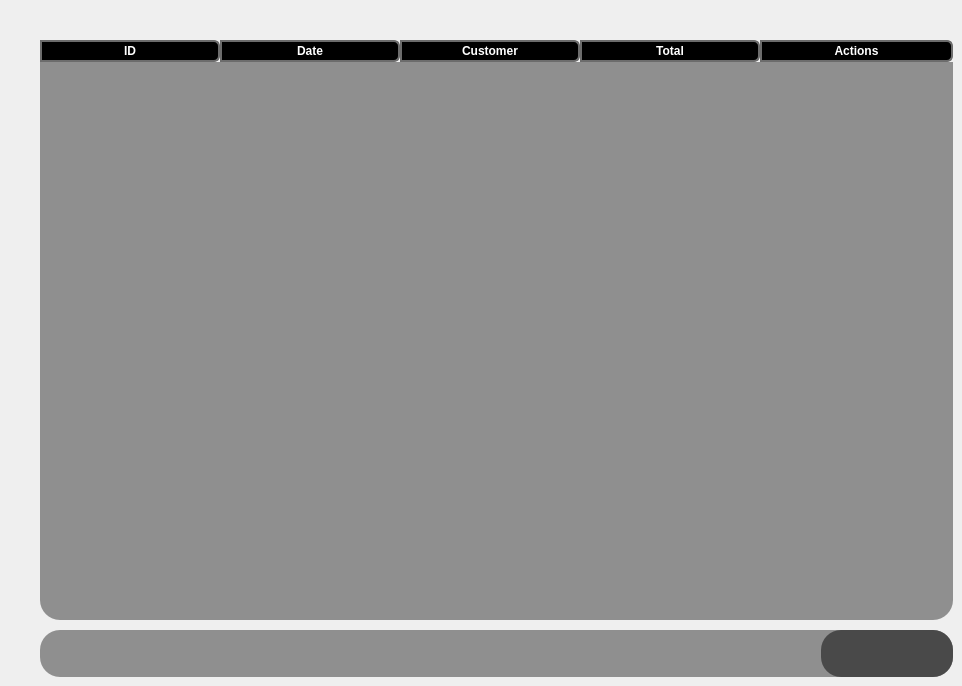
       <widget class="QWidget" name="Facture_Advanced">
        <attribute name="title">
         <string>Advanced</string>
        </attribute>
        <widget class="QTableWidget" name="FactureTable_Advanced">
         <property name="geometry">
          <rect>
           <x>40</x>
           <y>40</y>
           <width>913</width>
           <height>580</height>
          </rect>
         </property>
         <property name="minimumSize">
          <size>
           <width>913</width>
           <height>580</height>
          </size>
         </property>
         <property name="maximumSize">
          <size>
           <width>913</width>
           <height>580</height>
          </size>
         </property>
         <property name="styleSheet">
          <string notr="true">QHeaderView::section{
	font: 75 13pt &quot;Acme&quot;;
	font-weight:bold;
	color: rgb(255, 255, 255);
	background-color: rgb(0, 0, 0);
	border: 2px solid #6c6c6c;
	border-top-right-radius: 6px;
	border-bottom-right-radius: 6px;
}
QHeaderView::section:checked
{
	color: rgb(0, 0, 0);
	background-color: rgb(199, 199, 199);
}
QTableWidget{
	color: rgb(0, 0, 0);
	font: 75 13pt &quot;Acme&quot;;
	background-color: rgb(143, 143, 143);
	alternate-background-color: rgb(176, 237, 251);
	border-style: outset;
    	border-radius: 20px;
}</string>
         </property>
         <property name="verticalScrollBarPolicy">
          <enum>Qt::ScrollBarAlwaysOff</enum>
         </property>
         <property name="horizontalScrollBarPolicy">
          <enum>Qt::ScrollBarAlwaysOff</enum>
         </property>
         <property name="editTriggers">
          <set>QAbstractItemView::NoEditTriggers</set>
         </property>
         <property name="tabKeyNavigation">
          <bool>true</bool>
         </property>
         <property name="sortingEnabled">
          <bool>false</bool>
         </property>
         <attribute name="horizontalHeaderCascadingSectionResizes">
          <bool>false</bool>
         </attribute>
         <attribute name="horizontalHeaderDefaultSectionSize">
          <number>180</number>
         </attribute>
         <attribute name="horizontalHeaderHighlightSections">
          <bool>false</bool>
         </attribute>
         <attribute name="horizontalHeaderStretchLastSection">
          <bool>true</bool>
         </attribute>
         <attribute name="verticalHeaderVisible">
          <bool>false</bool>
         </attribute>
         <attribute name="verticalHeaderHighlightSections">
          <bool>false</bool>
         </attribute>
         <column>
          <property name="text">
           <string>ID</string>
          </property>
          <property name="textAlignment">
           <set>AlignCenter</set>
          </property>
          <property name="icon">
           <iconset resource="resources.qrc">
            <normaloff>:/Icons/Facture_White.png</normaloff>
            <normalon>:/Icons/Facture_Green.png</normalon>:/Icons/Facture_White.png</iconset>
          </property>
         </column>
         <column>
          <property name="text">
           <string>Date</string>
          </property>
          <property name="textAlignment">
           <set>AlignCenter</set>
          </property>
          <property name="icon">
           <iconset resource="resources.qrc">
            <normaloff>:/Icons/Calendar_White.png</normaloff>
            <normalon>:/Icons/Calendar_Green.png</normalon>:/Icons/Calendar_White.png</iconset>
          </property>
         </column>
         <column>
          <property name="text">
           <string>Customer</string>
          </property>
          <property name="textAlignment">
           <set>AlignCenter</set>
          </property>
          <property name="icon">
           <iconset resource="resources.qrc">
            <normaloff>:/Icons/Customer_Whitre.png</normaloff>
            <normalon>:/Icons/Customer_Green.png</normalon>:/Icons/Customer_Whitre.png</iconset>
          </property>
         </column>
         <column>
          <property name="text">
           <string>Total</string>
          </property>
          <property name="textAlignment">
           <set>AlignCenter</set>
          </property>
          <property name="icon">
           <iconset resource="resources.qrc">
            <normaloff>:/Icons/TND_White.png</normaloff>
            <normalon>:/Icons/TND_Green.png</normalon>:/Icons/TND_White.png</iconset>
          </property>
         </column>
         <column>
          <property name="text">
           <string>Actions</string>
          </property>
          <property name="textAlignment">
           <set>AlignCenter</set>
          </property>
          <property name="icon">
           <iconset resource="resources.qrc">
            <normaloff>:/Icons/Actions_White.png</normaloff>
            <normalon>:/Icons/Actions_Green.png</normalon>:/Icons/Actions_White.png</iconset>
          </property>
         </column>
        </widget>
        <widget class="QFrame" name="ToolsFrame_Facture_Advanced">
         <property name="geometry">
          <rect>
           <x>40</x>
           <y>630</y>
           <width>913</width>
           <height>47</height>
          </rect>
         </property>
         <property name="minimumSize">
          <size>
           <width>913</width>
           <height>47</height>
          </size>
         </property>
         <property name="maximumSize">
          <size>
           <width>913</width>
           <height>47</height>
          </size>
         </property>
         <property name="styleSheet">
          <string notr="true">QWidget{
	background-color: rgb(143, 143, 143);
	color: rgb(255, 255, 255);
	border-style: outset;
    	border-radius: 20px;
}</string>
         </property>
         <property name="frameShape">
          <enum>QFrame::StyledPanel</enum>
         </property>
         <property name="frameShadow">
          <enum>QFrame::Raised</enum>
         </property>
         <widget class="QFrame" name="Exporting_Factures_Frame">
          <property name="geometry">
           <rect>
            <x>781</x>
            <y>0</y>
            <width>132</width>
            <height>47</height>
           </rect>
          </property>
          <property name="minimumSize">
           <size>
            <width>0</width>
            <height>47</height>
           </size>
          </property>
          <property name="maximumSize">
           <size>
            <width>16777215</width>
            <height>47</height>
           </size>
          </property>
          <property name="styleSheet">
           <string notr="true">QWidget{
	background-color: rgb(73, 73, 73);
	color: rgb(255, 255, 255);
	border-style: outset;
    	border-radius: 20px;
}</string>
          </property>
          <property name="frameShape">
           <enum>QFrame::StyledPanel</enum>
          </property>
          <property name="frameShadow">
           <enum>QFrame::Raised</enum>
          </property>
          <widget class="QPushButton" name="Export_PDF_Facture">
           <property name="geometry">
            <rect>
             <x>71</x>
             <y>7</y>
             <width>43</width>
             <height>33</height>
            </rect>
           </property>
           <property name="minimumSize">
            <size>
             <width>43</width>
             <height>33</height>
            </size>
           </property>
           <property name="maximumSize">
            <size>
             <width>43</width>
             <height>33</height>
            </size>
           </property>
           <property name="font">
            <font>
             <family>Orbitron</family>
             <pointsize>9</pointsize>
             <weight>9</weight>
             <italic>false</italic>
             <bold>false</bold>
            </font>
           </property>
           <property name="cursor">
            <cursorShape>ArrowCursor</cursorShape>
           </property>
           <property name="styleSheet">
            <string notr="true">QPushButton {
	border: none;
	background-color:rgba(0, 0, 0, 0);
	image: url(:/Icons/PDF_White.png);
}
QPushButton:hover {
	border: none;
	background-color:rgba(0, 0, 0, 0);
	image:url(:/Icons/PDF_Mix.png);
}

QPushButton:pressed {
	border: none;
	background-color:rgba(0, 0, 0, 0);
	image:url(:/Icons/PDF_Green.png);
}</string>
           </property>
           <property name="text">
            <string/>
           </property>
           <property name="iconSize">
            <size>
             <width>20</width>
             <height>20</height>
            </size>
           </property>
           <property name="checkable">
            <bool>false</bool>
           </property>
           <property name="autoRepeat">
            <bool>false</bool>
           </property>
           <property name="autoExclusive">
            <bool>false</bool>
           </property>
           <property name="autoRepeatDelay">
            <number>50</number>
           </property>
           <property name="autoRepeatInterval">
            <number>10</number>
           </property>
          </widget>
          <widget class="QPushButton" name="Export_Exel_Facture">
           <property name="geometry">
            <rect>
             <x>18</x>
             <y>7</y>
             <width>43</width>
             <height>33</height>
            </rect>
           </property>
           <property name="minimumSize">
            <size>
             <width>43</width>
             <height>33</height>
            </size>
           </property>
           <property name="maximumSize">
            <size>
             <width>43</width>
             <height>33</height>
            </size>
           </property>
           <property name="font">
            <font>
             <family>Orbitron</family>
             <pointsize>9</pointsize>
             <weight>9</weight>
             <italic>false</italic>
             <bold>false</bold>
            </font>
           </property>
           <property name="cursor">
            <cursorShape>ArrowCursor</cursorShape>
           </property>
           <property name="styleSheet">
            <string notr="true">QPushButton {
	border: none;
	background-color:rgba(0, 0, 0, 0);
	image: url(:/Icons/Exel_White.png);
}
QPushButton:hover {
	border: none;
	background-color:rgba(0, 0, 0, 0);
	image: url(:/Icons/Exel_Mix.png);
}

QPushButton:pressed {
	border: none;
	background-color:rgba(0, 0, 0, 0);
	image:url(:/Icons/Exel_Green.png);
}</string>
           </property>
           <property name="text">
            <string/>
           </property>
           <property name="iconSize">
            <size>
             <width>20</width>
             <height>20</height>
            </size>
           </property>
           <property name="checkable">
            <bool>false</bool>
           </property>
           <property name="autoRepeat">
            <bool>false</bool>
           </property>
           <property name="autoExclusive">
            <bool>false</bool>
           </property>
           <property name="autoRepeatDelay">
            <number>50</number>
           </property>
           <property name="autoRepeatInterval">
            <number>10</number>
           </property>
          </widget>
         </widget>
         <widget class="QLabel" name="Exportation_FactureAdvanced_Info">
          <property name="geometry">
           <rect>
            <x>20</x>
            <y>3</y>
            <width>750</width>
            <height>41</height>
           </rect>
          </property>
          <property name="styleSheet">
           <string notr="true">QLabel {border: none;
background-color: rgba(0, 0, 0, 0);
color: rgbrgb(0, 174, 255);
font: 75 12pt &quot;Acme&quot;;
}</string>
          </property>
          <property name="text">
           <string/>
          </property>
          <property name="alignment">
           <set>Qt::AlignCenter</set>
          </property>
          <property name="wordWrap">
           <bool>true</bool>
          </property>
         </widget>
        </widget>
       </widget>
